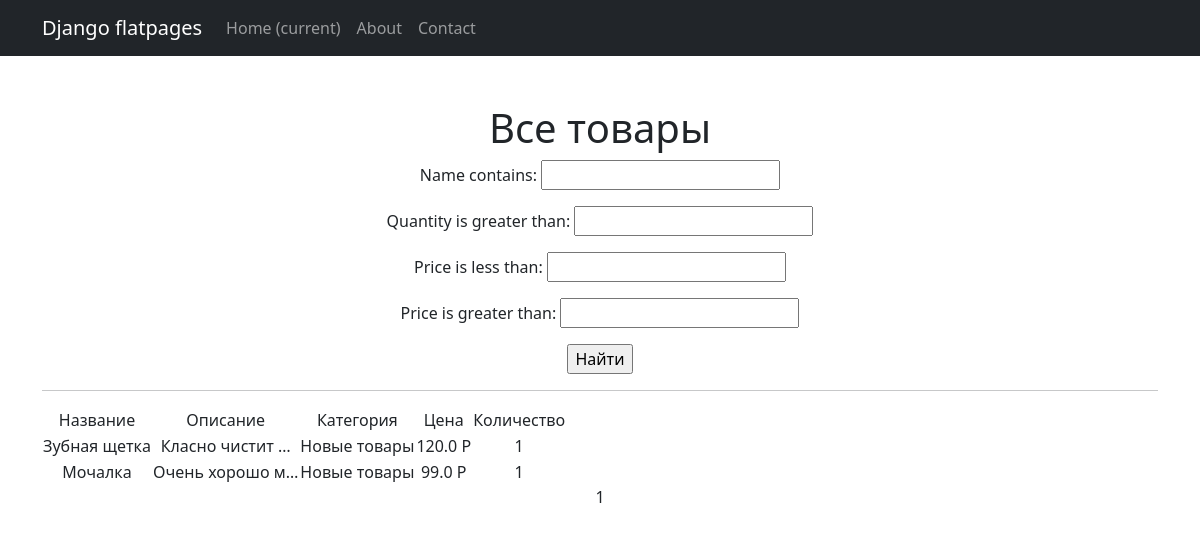
Before: /products/ with the older database file.
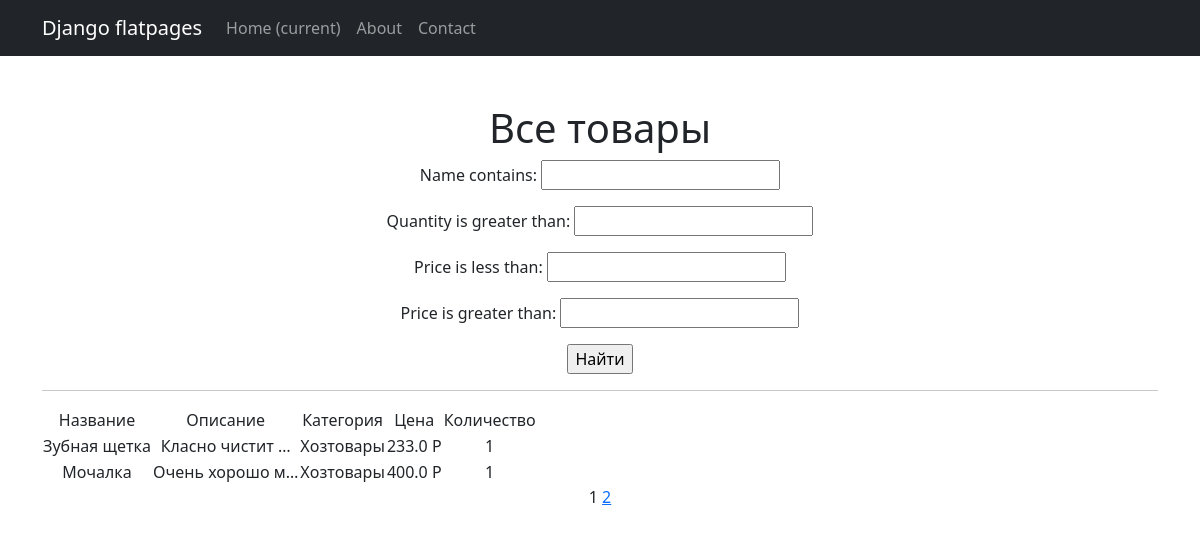
After: the same page with the newer database file.
### store/models.py (models this page shows, shortened)
class Product(models.Model):
    name = models.CharField(
            max_length=50,
            unique=True,  # названия товаров не должны повторяться
    )
    description = models.TextField()
    quantity = models.IntegerField(
        validators=[MinValueValidator(0)],
    )
    category = models.ForeignKey(
        to='Category',
         on_delete=models.CASCADE,
        related_name='products',  # все продукты в категории будут доступны через поле products
    )
    price = models.FloatField(
        validators=[MinValueValidator(0.0)],
    )

class Category(models.Model):
    name = models.CharField(max_length=100, unique=True)

### store/views.py (the view)
# urls.py: path('', ProductsList.as_view()),
class ProductsList(ListView):
   model = Product
   ordering = 'name'
   template_name = 'flatpages/products.html'
   context_object_name = 'products'
   paginate_by = 2
   def get_queryset(self):
       queryset = super().get_queryset()
       self.filterset = ProductFilter(self.request.GET, queryset)
       return self.filterset.qs
   def get_context_data(self, **kwargs):
       context = super().get_context_data(**kwargs)
       context['filterset'] = self.filterset
       return context

### store/templatetags/custom_filters.py (called while the page is built)
@register.filter()
def currency(value, code='rub'):
   postfix = CURRENCIES_SYMBOLS[code]
   return f'{value} {postfix}'

### store/templatetags/custom_tags.py (called while the page is built)
@register.simple_tag(takes_context=True)
def url_replace(context, **kwargs):
   d = context['request'].GET.copy()
   for k, v in kwargs.items():
       d[k] = v
   return d.urlencode()

### templates/flatpages/products.html (shortened to what this page needs)
{% extends 'flatpages/default.html' %}
{% load custom_filters %}
{% load custom_tags %}
{% block content %}
   <h1>Все товары</h1>
   <form action="" method="get">
       {{ filterset.form.as_p }}
       <input type="submit" value="Найти" />
   </form>
   <hr>
   {% if products %}
       <table>
           <tr>
               <td>Название</td>
               <td>Описание</td>
               <td>Категория</td>
               <td>Цена</td>
               <td>Количество</td>
           </tr>
           {% for product in products %}
           <tr>
               <td>{{ product.name }}</td>
               <td>{{ product.description|truncatechars:15 }}</td>
               <td>{{ product.category.name }}</td>
               <td>{{ product.price|currency }}</td>
               <td>{{ product.quantity }}</td>
           </tr>
           {% endfor %}
       </table>
   {% else %}
       <h2>Товаров нет!</h2>
   {% endif %}
   {{ page_obj.number }}
   {% if page_obj.has_next %}
       <a href="?{% url_replace page=page_obj.next_page_number %}">{{ page_obj.next_page_number }}</a>
   {% endif %}
{% endblock content %}

Changed rows visible on the page:
changed Product "Зубная щетка": category.name "Новые товары" → "Хозтовары"; price "120.0 Р" → "233.0 Р"
changed Product "Мочалка": category.name "Новые товары" → "Хозтовары"; price "99.0 Р" → "400.0 Р"
Other visible differences:
{{ page_obj.next_page_number }}: (not shown) → "2"
